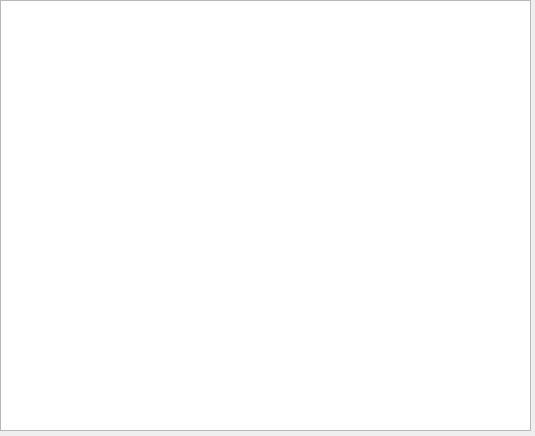
<?xml version="1.0" encoding="UTF-8"?>
<ui version="4.0">
 <class>fieldstable</class>
 <widget class="QWidget" name="fieldstable">
  <property name="geometry">
   <rect>
    <x>0</x>
    <y>0</y>
    <width>535</width>
    <height>436</height>
   </rect>
  </property>
  <property name="windowTitle">
   <string>属性表</string>
  </property>
  <widget class="QTableWidget" name="tableWidget">
   <property name="geometry">
    <rect>
     <x>0</x>
     <y>0</y>
     <width>531</width>
     <height>431</height>
    </rect>
   </property>
  </widget>
 </widget>
 <resources/>
 <connections/>
</ui>
